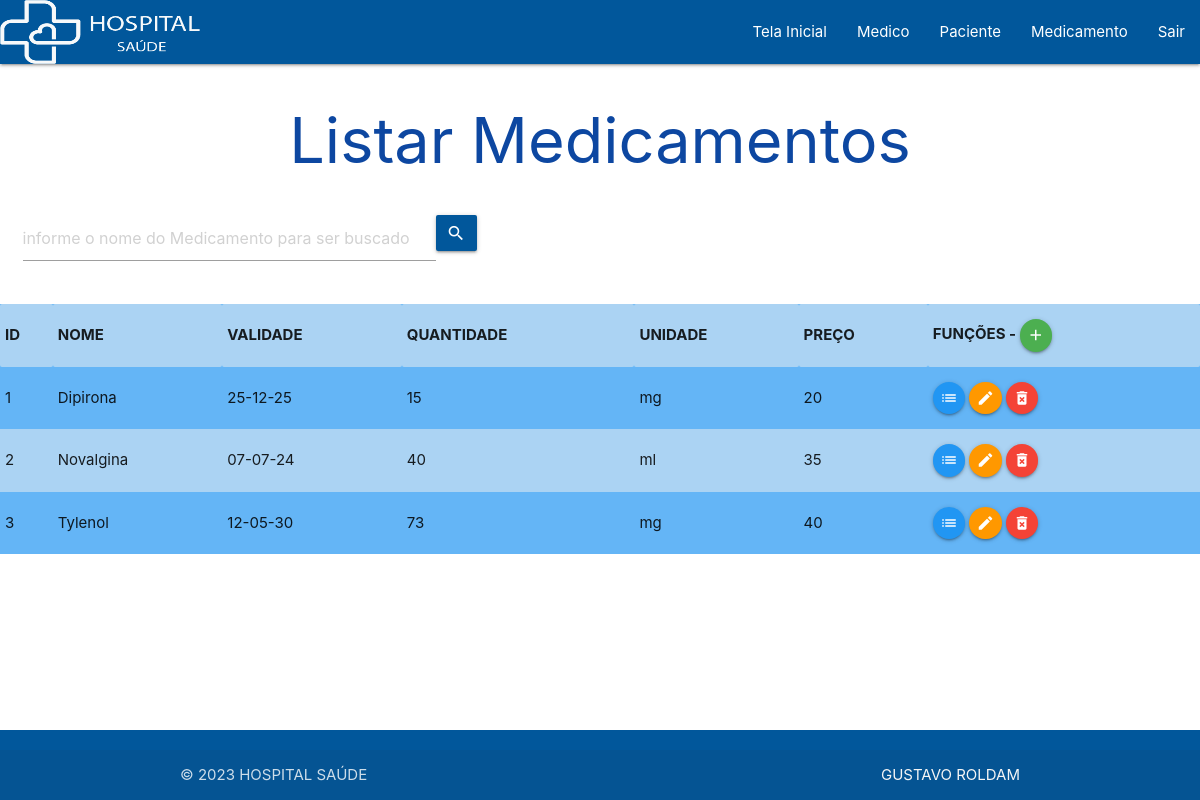
Page /VIEW/Medicamento/lstMedicamento.php (signed in) on the committed database.
### tables this page shows
CREATE TABLE `medicamento` (
  `id` int(11) NOT NULL,
  `nome` varchar(50) NOT NULL,
  `validade` date NOT NULL,
  `qtde` int(11) NOT NULL,
  `unidade` varchar(5) NOT NULL,
  `preco` float NOT NULL
);

### DAL/dalMedicamento.php (called while the page is built, shortened)
<?php
include_once 'C:\xampp\htdocs\hospital\MODEL\medicamento.php';
class dalMedicamento
{
    public function Select()
    {
        $sql = "select * from medicamento;";
        $con = Conexao::conectar();
        $result = $con->query($sql);
        foreach ($result as $linha) {
            $medicamento = new \MODEL\Medicamento();
            $medicamento->setId($linha['id']);
            $medicamento->setNome($linha['nome']);
            $data = date_create($linha['validade']);
            $medicamento->setValidade(date_format($data, 'd-m-y'));
            $medicamento->setQtde($linha['qtde']);
            $medicamento->setUnidade($linha['unidade']);
            $medicamento->setPreco($linha['preco']);
            $lstMedicamento[] = $medicamento;
        }
        return $lstMedicamento;
    }
}

### BLL/bllMedicamento.php (called while the page is built, shortened)
<?php
    include_once '../../DAL/dalMedicamento.php';
    class bllMedicamento{
        public function Select(){
            $dal = new \DAL\dalMedicamento();
            return $dal->Select();
        }
    }
?>

### MODEL/medicamento.php (called while the page is built, shortened)
<?php
    class Medicamento{
        private ?int $id;
        private ?string $nome;
        private ?string $validade;
        private ?int $qtde;
        private ?string $unidade;
        private ?float $preco;
        public function getId(){
            return $this->id;
        }
        public function setId(int $id){
            $this->id = $id;
        }
        public function getNome(){
            return $this->nome;
        }
        public function setNome(string $nome){
            $this->nome = $nome;
        }
        public function getValidade(){
            return $this->validade;
        }
        public function setValidade(string $validade){
            $this->validade = $validade;
        }
        public function getQtde(){
            return $this->qtde;
        }
        public function setQtde(int $qtde){
            $this->qtde = $qtde;
        }
        public function getUnidade(){
            return $this->unidade;
        }
        public function setUnidade(string $unidade){
            $this->unidade = $unidade;
        }
        public function getPreco(){
            return $this->preco;
        }
        public function setPreco(float $preco){
            $this->preco = $preco;
        }
    }
?>

### VIEW/Medicamento/lstMedicamento.php (the view, shortened to what this page needs)
<?php
    include_once 'C:\xampp\htdocs\hospital\BLL\bllMedicamento.php';
    if (isset($_GET['busca'])){
        $busca = $_GET['busca'];
    }else{
        $busca = null;
    }
    $bll = new \BLL\bllMedicamento();
    if ($busca == null){
        $lstMedicamento = $bll->Select();
    }else{
        $lstMedicamento = $bll->SelectNome($busca);
    }
?>
<!DOCTYPE html>
<html lang="pt-br">
<head>
    <link rel="stylesheet" href="https://cdnjs.cloudflare.com/ajax/libs/materialize/1.0.0/css/materialize.min.css">
    <link rel="stylesheet" href="https://cdnjs.cloudflare.com/ajax/libs/materialize/1.0.0/css/materialize.min.css">
</head>
<body>
    <?php
    include_once '../menu.php';
    ?>
    <h1 class="titulo">Listar Medicamentos</h1>
    <div class="row ">
        <div class="input-field">
            <form action="../Medicamento/lstMedicamento.php" method="GET" id="frmBuscaOperador" class="col s8">
                <div class="input-field col s8">
                    <input type="text" placeholder="informe o nome do Medicamento para ser buscado" class="form-control col s10" id="txtBusca" name="busca">
                    <button class="btn waves-effect light-blue darken-4 col m1" type="submit" name="action">
                        <i class="material-icons right">search</i></button>
                </div>
            </form>
        </div>
    </div>
    <table class="striped blue lighten-2">
        <tr>
            <th>ID</th>
            <th>NOME</th>
            <th>VALIDADE</th>
            <th>QUANTIDADE</th>
            <th>UNIDADE</th>
            <th>PREÇO</th>
            <th>FUNÇÕES -
                <a class="btn-floating btn-small waves-effect waves-light green" onclick="JavaScript:location.href='inserirMedicamento.php'">
                    <i class="material-icons">add</i>
                </a>
            </th>
        </tr>
        <?php
        foreach ($lstMedicamento as $medicamento) {
        ?>
            <tr>
                <td><?php echo $medicamento->getId(); ?></td>
                <td><?php echo $medicamento->getNome(); ?></td>
                <td><?php echo $medicamento->getValidade(); ?></td>
                <td><?php echo $medicamento->getQtde(); ?></td>
                <td><?php echo $medicamento->getUnidade(); ?></td>
                <td><?php echo $medicamento->getPreco(); ?></td>
                <td> <a class="btn-floating btn-small waves-effect waves-light blue" onclick="JavaScript:location.href='detalheMedicamento.php?id=' +
                     <?php echo $medicamento->getId(); ?>">
                        <i class="material-icons">list</i>
                    </a>
                    <a class="btn-floating btn-small waves-effect waves-light orange" onclick="JavaScript:location.href='editarMedicamento.php?id=' +
                     <?php echo $medicamento->getId(); ?>">
                        <i class="material-icons">edit</i>
                    </a>
                    <a class="btn-floating btn-small waves-effect waves-light red" type="button"
                        onclick="JavaScript:remover( <?php echo $medicamento->getId();?> , '<?php echo $medicamento->getNome();?>' );"> <i class="material-icons">delete_forever</i>
                    </a>
                </td>
            </tr>
        <?php
        }
        ?>
    </table>
    <?php
    include_once '../footer.php';
    ?>
</body>
</html>

### VIEW/Medicamento/lstMedicamento.php (style rules this page uses)
.titulo { display: flex; justify-content: center; align-items: center; color: #0d47a1; }

### rows in the picture
medicamento: id "1", nome "Dipirona", Validade "25-12-25", qtde "15", unidade "mg", preco "20"
medicamento: id "2", nome "Novalgina", Validade "07-07-24", qtde "40", unidade "ml", preco "35"
medicamento: id "3", nome "Tylenol", Validade "12-05-30", qtde "73", unidade "mg", preco "40"
